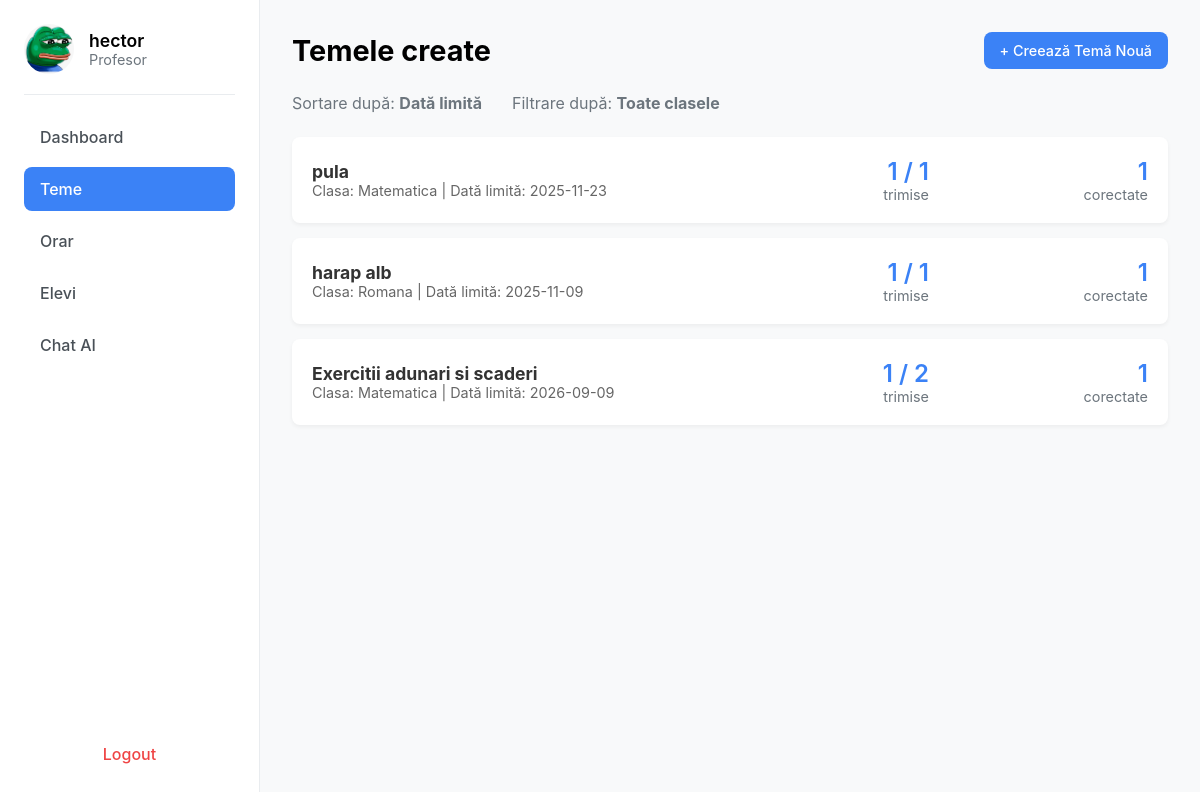
Page /teme_profesor (signed in) on the committed database.
### app/models.py (models this page shows, shortened)
class User(db.Model, UserMixin):
    __tablename__ = 'user'
    id = db.Column(db.Integer, primary_key=True)
    name = db.Column(db.String(100), nullable=False)
    email = db.Column(db.String(150), unique=True, nullable=False)
    password_hash = db.Column(db.String(256), nullable=False)  # Am mărit la 256 pentru siguranță
    role = db.Column(db.String(20), nullable=False)  # 'student', 'professor', 'parent'
    student = db.relationship('Student', back_populates='user', uselist=False)
    professor = db.relationship('Professor', back_populates='user', uselist=False)
    parent = db.relationship('Parent', back_populates='user', uselist=False)

class Assignment(db.Model):
    __tablename__ = 'assignment'
    id = db.Column(db.Integer, primary_key=True)
    teacher_id = db.Column(db.Integer, db.ForeignKey('professor.id'), nullable=False)
    subject_id = db.Column(db.Integer, db.ForeignKey('subject.id'), nullable=False)  # 'id_materie FK'
    title = db.Column(db.String(150), nullable=False)
    description = db.Column(db.Text, nullable=True)
    created_at = db.Column(db.DateTime, default=datetime.utcnow)
    due_date = db.Column(db.DateTime, nullable=True)  # Data limită
    teacher = db.relationship('Professor', back_populates='assignments')
    subject = db.relationship('Subject', back_populates='assignments')
    submissions = db.relationship('Submission', back_populates='assignment')

class Subject(db.Model):  # Fosta tabelă "Materie" (top-dreapta)
    __tablename__ = 'subject'
    id = db.Column(db.Integer, primary_key=True)
    name = db.Column(db.String(150), nullable=False)
    description = db.Column(db.Text, nullable=True, default='No description')  # valoare default
    color = db.Column(db.String(50), nullable=False, default='bg-blue-500')   # valoare default
    assignments = db.relationship('Assignment', back_populates='subject')
    student_subjects = db.relationship('StudentSubject', back_populates='subject')
    absences = db.relationship('Absence', back_populates='subject', cascade='all, delete-orphan')

### app/routes.py (the view)
@bp.route("/teme_profesor")
@login_required
def teme_profesor():
    if current_user.role != "Profesor":
        return redirect(url_for("main.home"))
    prof_profile = Professor.query.filter_by(user_id=current_user.id).first()
    assignments_data = []
    if prof_profile:
        professor_assignments = prof_profile.assignments
        for assign in professor_assignments:
            submissions_count = Submission.query.filter(
                Submission.assignment_id == assign.id,
                Submission.status != 'Nefăcut'  # Numărăm doar cele trimise
            ).count()
            total_students = Submission.query.filter_by(assignment_id=assign.id).count()  # Totalul celor asignați
            graded_count = Submission.query.filter(
                Submission.assignment_id == assign.id,
                Submission.status == 'Corectat'
            ).count()
            assignments_data.append({
                "id": assign.id,
                "title": assign.title,
                "due_date": assign.due_date.strftime("%Y-%m-%d") if assign.due_date else "N/A",
                "class": assign.subject.name,
                "submitted": submissions_count,
                "total": total_students if total_students > 0 else '0',  # Schimbat din '?'
                "graded": graded_count
            })
    return render_template("teme_profesor.html", user=current_user, assignments=assignments_data)

### app/__init__.py (called while the page is built)
def create_app():
    app = Flask(__name__)
    app.secret_key = "secret123"  # schimbă cu ceva sigur
    app.config['SQLALCHEMY_DATABASE_URI'] = 'sqlite:///users.db'
    app.config['SQLALCHEMY_TRACK_MODIFICATIONS'] = False
    db.init_app(app)
    login_manager.init_app(app)
    from .routes import bp
    app.register_blueprint(bp)
    from .models import User  # import modelul User
    @login_manager.user_loader
    def user_loader(user_id):
        try:
            return User.query.get(int(user_id))
        except ValueError:
            return None
    with app.app_context():
        db.create_all()
    return app

### app/templates/teme_profesor.html (shortened to what this page needs)
{% extends "base.html" %}
{% block content %}
<div class="sidebar">
    <div class="profile">
        <img src="{{ url_for('static', filename='images/images.jpeg') }}" alt="Profile">
        <div>
            <h3>{{ user.name }}</h3>
            <p>{{ user.role }}</p>
        </div>
    </div>
    <ul class="menu">
        <li><a href="{{ url_for('main.home') }}">Dashboard</a></li>
        <li class="active"><a href="{{ url_for('main.teme_profesor') }}">Teme</a></li>
        <li><a href="{{ url_for('main.orar') }}">Orar</a></li>
        <li><a href="{{ url_for('main.students_dashboard') }}">Elevi</a></li>
        <li><a href="{{ url_for('main.chat_page') }}" target="_blank">Chat AI</a></li>
    </ul>
    <a class="logout" href="{{ url_for('main.logout') }}">Logout</a>
</div>
<div class="main">
    <div class="header">
        <h2>Temele create</h2>
        <a href="{{ url_for('main.creare_tema') }}" class="primary-action" style="text-decoration: none;">+ Creează Temă Nouă</a>    </div>
    <div class="subheader">
        <div>Sortare după: <strong>Dată limită</strong></div>
        <div>Filtrare după: <strong>Toate clasele</strong></div>
    </div>
    <div class="assignment-list">
        {% for assignment in assignments %}
        <div class="prof-assignment-card">
            <div>
                <h4 style="margin: 0; font-size: 1.1rem; color: #333;">
    <a href="{{ url_for('main.detaliu_tema_profesor', id_tema=assignment.id) }}" style="text-decoration: none; color: inherit;">
        {{ assignment.title }}
    </a>
</h4>
                <p class="details">Clasa: {{ assignment.class }} | Dată limită: {{ assignment.due_date }}</p>
            </div>
            <div class="status-summary">
                <span>{{ assignment.submitted }} / {{ assignment.total }}</span>
                <p>trimise</p>
            </div>
            <div class="status-summary">
                <span>{{ assignment.graded }}</span>
                <p>corectate</p></div>
        </div>
        {% endfor %}
    </div>
</div>
{% endblock %}

### app/static/css/dashboard.css (style rules this page uses)
body { font-family: -apple-system, BlinkMacSystemFont, "Segoe UI", Roboto, Helvetica, Arial, sans-serif; background-color: #f8f9fa; margin: 0; display: flex; min-height: 100vh; }
.sidebar { width: 260px; background: #ffffff; border-right: 1px solid #e9ecef; display: flex; flex-direction: column; padding: 24px; box-sizing: border-box; }
.main { flex-grow: 1; padding: 32px; background-color: #f8f9fa; }
.profile { display: flex; align-items: center; gap: 15px; padding-bottom: 20px; border-bottom: 1px solid #e9ecef; }
.profile img { width: 50px; height: 50px; border-radius: 50%; }
.profile h3 { margin: 0; font-size: 1.1rem; font-weight: 600; }
.profile p { margin: 0; font-size: 0.9rem; color: #6c757d; }
.menu { list-style: none; padding: 20px 0; margin: 0; flex-grow: 1; }
.menu li { margin-bottom: 8px; }
.menu li a { display: block; padding: 12px 16px; text-decoration: none; color: #495057; font-weight: 500; border-radius: 8px; transition: background-color 0.2s, color 0.2s; }
.menu li.active a { background-color: #3b82f6; color: #ffffff; }
.logout { display: block; padding: 12px 16px; text-decoration: none; color: #ef4444; font-weight: 500; border-radius: 8px; transition: background-color 0.2s; text-align: center; }
.header { display: flex; justify-content: space-between; align-items: center; margin-bottom: 24px; }
.header h2 { margin: 0; font-size: 1.8rem; font-weight: 700; }
.header .add-file, .header .primary-action { background-color: #3b82f6; color: white; border: none; padding: 10px 16px; font-size: 0.9rem; font-weight: 500; border-radius: 8px; cursor: pointer; transition: background-color 0.2s; }
.subheader { display: flex; gap: 30px; margin-bottom: 24px; color: #6c757d; }
.assignment-list { display: flex; flex-direction: column; gap: 15px; }
.prof-assignment-card { background: #fff; border-radius: 8px; padding: 20px; box-shadow: 0 2px 4px rgba(0,0,0,0.05); display: grid; grid-template-columns: 2fr 1fr 1fr; align-items: center; gap: 20px; }
.prof-assignment-card h4 { margin: 0; font-size: 1.1rem; color: #333; }
.prof-assignment-card p { margin: 0; color: #666; }
.prof-assignment-card .details { font-size: 0.9rem; }
.prof-assignment-card .status-summary { text-align: right; }
.prof-assignment-card .status-summary span { font-size: 1.5rem; font-weight: 600; color: #3b82f6; }
.prof-assignment-card .status-summary p { font-size: 0.9rem; color: #6c757d; }

### rows in the picture
User: name "hector", role "Profesor"
Assignment: title "pula", class "Matematica", due_date "2025-11-23", submitted "1", total "1", graded "1"
Assignment: title "harap alb"
Subject: class "Romana"
Assignment: title "Exercitii adunari si scaderi"
Subject: class "Matematica"

### other values in the picture
{{ assignment.due_date }} "2025-11-09" "2026-09-09"
{{ assignment.submitted }} "1" "1"
{{ assignment.total }} "1" "2"
{{ assignment.graded }} "1" "1"
